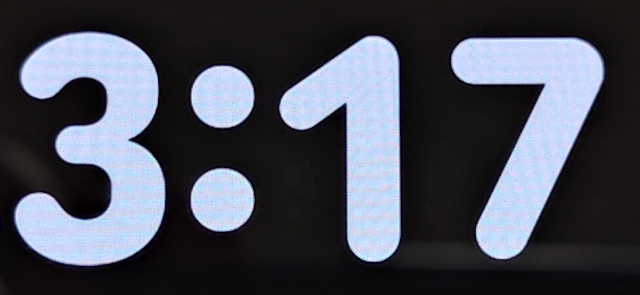
#> input picture test_data/test2.png, 640 x 295 px
$ python main.py
#> lines starting #> are read from the running program, lines starting #| are printed output that depends on the picture; after the words box and inside, x2 and y2 are one past the last pixel; in counts of white or black regions, pixels touching at a corner belong together
import cv2
import pytesseract


def crop_image(img, x, y, width, height):
    clone_img = img.copy()
    cropped_img = clone_img[y:y+height, x:x+width]
    return cropped_img


def main():
    # Open the image file
    img = cv2.imread("../test_data/test2.png")
#> img is the input picture: shape (295, 640, 3); mean B, G, R 88.1, 77, 73.4

    # resized_img = cv2.resize(img, (1280, 720), interpolation=cv2.INTER_CUBIC)
    # cropped_img = crop_image(resized_img, 260, 260, 640, 460)

    gray_image = cv2.cvtColor(img, cv2.COLOR_RGB2GRAY)
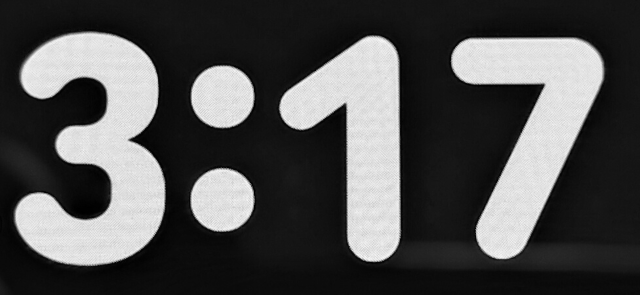
#> gray_image: shape (295, 640); min 0, max 247, mean 80
    _, threshold_image = cv2.threshold(gray_image, 150, 255, cv2.THRESH_BINARY)
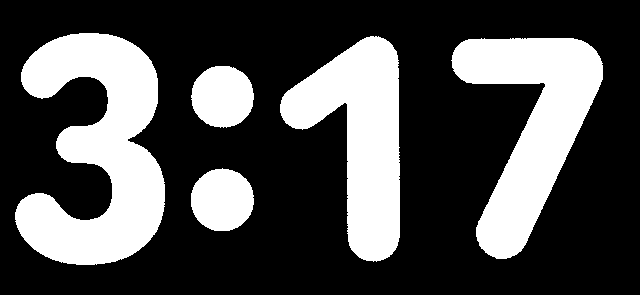
#> threshold_image: shape (295, 640); 30.1% white; 5 white regions, box (x1, y1, x2, y2) and area: (15, 33, 165, 265) 20403, (451, 38, 603, 259) 15932, (280, 36, 400, 262) 14327, (191, 168, 254, 231) 3119, (191, 66, 254, 128) 3067

    cv2.imshow("Binary Image", threshold_image)
    cv2.waitKey(0)
    cv2.destroyAllWindows()

    # Use pytesseract to extract text from the image
    # config = "--oem 3 --psm 3"
    '''
    -l              Specify language(s) (defaults to eng)
    --psm           Page Segmentation Mode (0-13)
    --oem           OCR Engine Mode (0-3)
    -c VAR=VALUE    Set an internal config variable
    '''
    config = r"--psm 7 -c tessedit_char_whitelist=0123456789:"
    text = pytesseract.image_to_string(threshold_image, config=config)

    # Print the extracted text
    print("----- result -----")
    print(text)

    print("Done.")


if __name__ == "__main__":
    main()
#> (the call stopped at in main, `text = pytesseract.image_to_string(threshold_image, config=config)`: pytesseract is not available in this run)

$ run again, with test_data/test1.png copied over test_data/test2.png
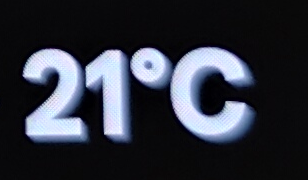
#> input picture test_data/test1.png, 308 x 180 px
#> in main, img is the input picture: shape (180, 308, 3); mean B, G, R 61.3, 51.3, 48
#> in main, `gray_image = cv2.cvtColor(img, cv2.COLOR_RGB2GRAY)`:
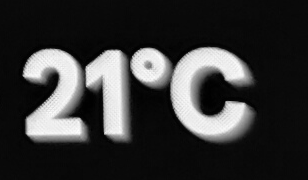
#> gray_image: shape (180, 308); min 1, max 254, mean 54.1
#> in main, `_, threshold_image = cv2.threshold(gray_image, 150, 255, cv2.THRESH_BI..`:
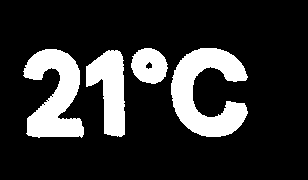
#> threshold_image: shape (180, 308); 18.4% white; 4 white regions, box (x1, y1, x2, y2) and area: (171, 48, 248, 137) 3789, (23, 49, 84, 138) 3258, (86, 50, 125, 137) 2142, (131, 48, 168, 84) 987
